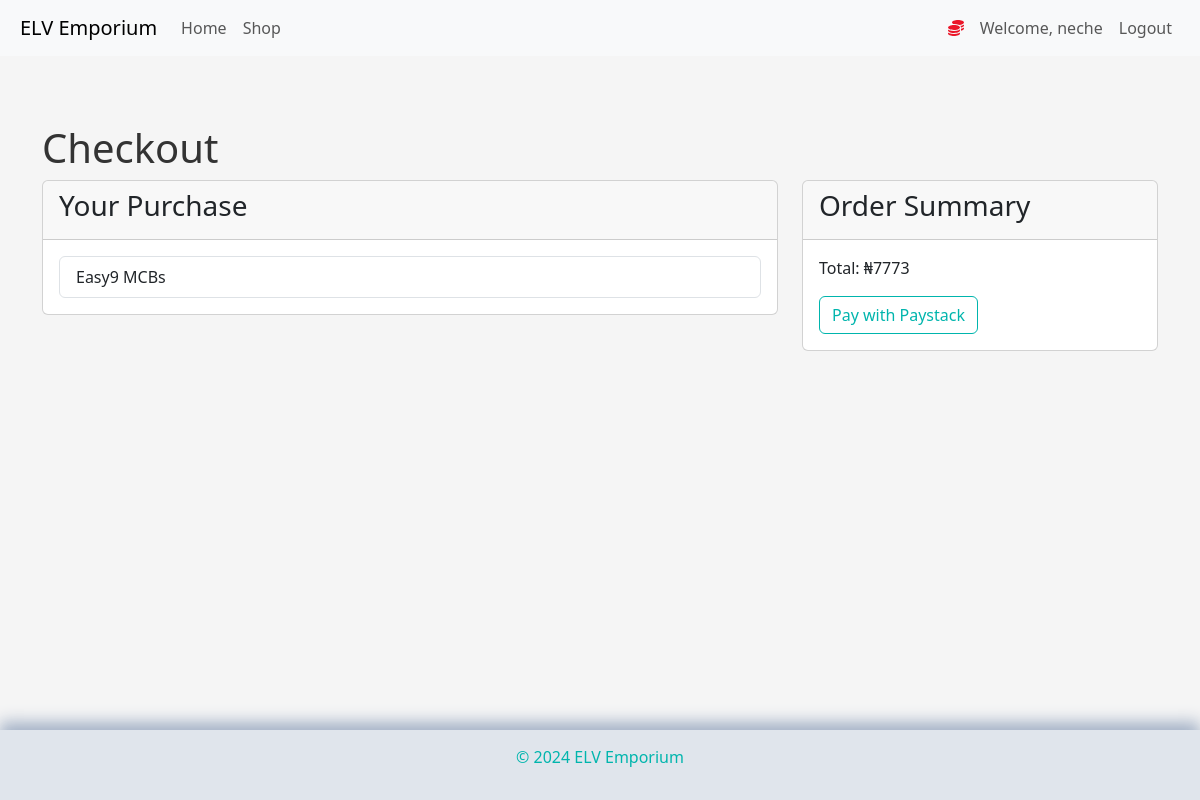
Before: /checkout?item_id=5 (signed in) with the older database file.
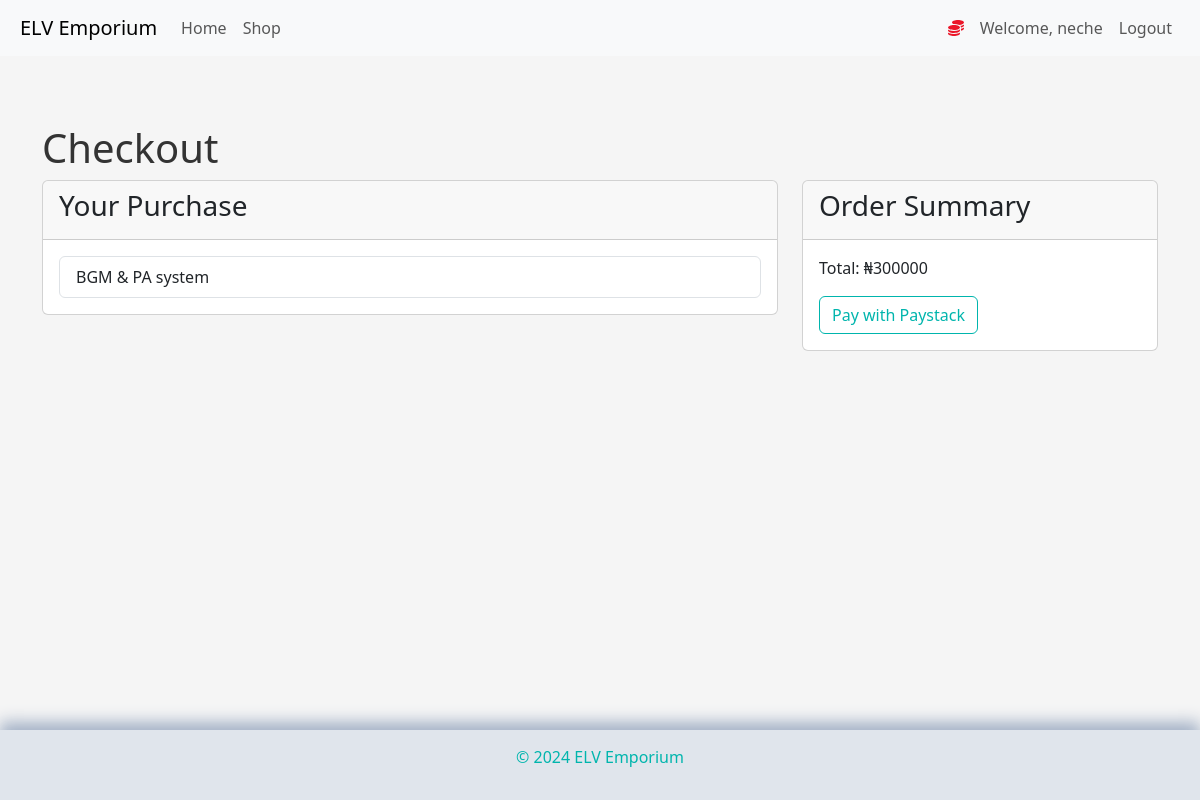
After: the same page with the newer database file.
### market/models.py (models this page shows, shortened)
class Item(db.Model):
    id = db.Column(db.Integer, primary_key=True)
    name = db.Column(db.String(30), nullable=False, unique=True)
    category = db.Column(db.String(30), nullable=False)
    price = db.Column(db.Integer, nullable=True)
    owner = db.Column(db.Integer, db.ForeignKey('user.id'))
    image_filename = db.Column(db.String(100), nullable=False, default='default_image.jpg')

### market/routes.py (the view)
@app.route('/checkout', methods=['GET'])
@login_required
def checkout():
    item_id = request.args.get('item_id')
    if item_id:
        item = Item.query.get_or_404(item_id)
        total = item.price
        items = [item]
    else:
        items = current_user.cart_items()
        total = current_user.cart_total()
    return render_template('checkout.html', items=items, total=total)

### market/models.py (called while the page is built)
@login_manager.user_loader
def load_user(user_id):
    return User.query.get(int(user_id))

### market/templates/checkout.html (shortened to what this page needs)
{% extends 'base.html' %}
{% block content %}
<div class="container mt-5">
    <h1>Checkout</h1>
    <div class="row">
        <div class="col-md-8">
            <div class="card">
                <div class="card-header">
                    <h3>Your Purchase</h3>
                </div>
                <div class="card-body">
                    <ul class="list-group">
                        {% for item in items %}
                        <li class="list-group-item d-flex justify-content-between align-items-center">
                            {{ item.name }}
                            <span class="badge badge-primary badge-pill">₦{{ item.price }}</span>
                        </li>
                        {% endfor %}
                    </ul>
                </div>
            </div>
        </div>
        <div class="col-md-4">
            <div class="card">
                <div class="card-header">
                    <h3>Order Summary</h3>
                </div>
                <div class="card-body">
                    <p>Total: ₦{{ total }}</p>
                    <button id="payButton" class="btn btn-primary btn-block">Pay with Paystack</button>
                </div>
            </div>
        </div>
    </div>
</div>
{% endblock %}

Changed rows visible on the page:
removed Item: name "Easy9 MCBs", price "7773"
added Item: name "BGM & PA system", price "300000"
